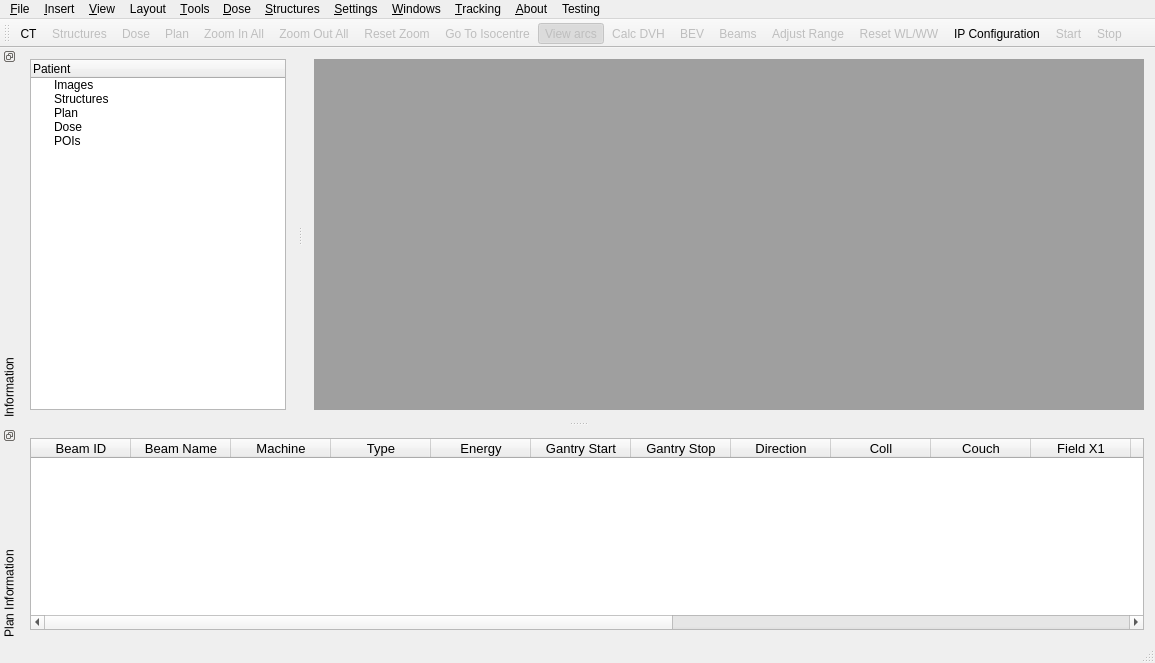
<?xml version="1.0" encoding="UTF-8"?>
<ui version="4.0">
 <class>MainWindow</class>
 <widget class="QMainWindow" name="MainWindow">
  <property name="geometry">
   <rect>
    <x>0</x>
    <y>0</y>
    <width>1155</width>
    <height>663</height>
   </rect>
  </property>
  <property name="sizePolicy">
   <sizepolicy hsizetype="Expanding" vsizetype="Expanding">
    <horstretch>0</horstretch>
    <verstretch>0</verstretch>
   </sizepolicy>
  </property>
  <property name="windowTitle">
   <string>KIMView  1.1.0</string>
  </property>
  <property name="windowIcon">
   <iconset resource="RC.qrc">
    <normaloff>:/Icons/Eye.png</normaloff>:/Icons/Eye.png</iconset>
  </property>
  <widget class="QWidget" name="centralWidget">
   <layout class="QGridLayout" name="gridLayout_2">
    <item row="0" column="0">
     <widget class="QMdiArea" name="mdiAreaView">
      <property name="contextMenuPolicy">
       <enum>Qt::ContextMenuPolicy::ActionsContextMenu</enum>
      </property>
      <property name="styleSheet">
       <string notr="true"/>
      </property>
      <property name="sizeAdjustPolicy">
       <enum>QAbstractScrollArea::SizeAdjustPolicy::AdjustToContents</enum>
      </property>
     </widget>
    </item>
   </layout>
  </widget>
  <widget class="QMenuBar" name="menuBar">
   <property name="geometry">
    <rect>
     <x>0</x>
     <y>0</y>
     <width>1155</width>
     <height>22</height>
    </rect>
   </property>
   <widget class="QMenu" name="menuFile">
    <property name="title">
     <string>&amp;File</string>
    </property>
    <widget class="QMenu" name="menuImport">
     <property name="title">
      <string>&amp;Import</string>
     </property>
     <addaction name="actionCT"/>
     <addaction name="actionStructures"/>
     <addaction name="actionDose"/>
     <addaction name="actionPlan"/>
    </widget>
    <addaction name="menuImport"/>
    <addaction name="actionClose_Patient"/>
   </widget>
   <widget class="QMenu" name="menuInsert">
    <property name="title">
     <string>&amp;Insert</string>
    </property>
   </widget>
   <widget class="QMenu" name="menuView">
    <property name="title">
     <string>&amp;View</string>
    </property>
    <addaction name="actionZoom_In_All"/>
    <addaction name="actionZoom_Out_All"/>
    <addaction name="actionReset_Zoom"/>
    <addaction name="actionGo_To_Isocentre"/>
    <addaction name="separator"/>
    <addaction name="separator"/>
    <addaction name="actionBEV"/>
    <addaction name="action3DView"/>
    <addaction name="separator"/>
    <addaction name="actionShowBeams"/>
    <addaction name="actionArcsView"/>
    <addaction name="actionShowDose"/>
    <addaction name="actionShowContours"/>
    <addaction name="separator"/>
    <addaction name="actionReset_WL_WW"/>
   </widget>
   <widget class="QMenu" name="menuTools">
    <property name="title">
     <string>&amp;Tools</string>
    </property>
    <addaction name="actionCalc_DVH"/>
    <addaction name="actionWL_WW"/>
   </widget>
   <widget class="QMenu" name="menuDose">
    <property name="title">
     <string>&amp;Dose</string>
    </property>
    <addaction name="actionAdjust_Range"/>
   </widget>
   <widget class="QMenu" name="menuHelp">
    <property name="title">
     <string>Testing</string>
    </property>
    <addaction name="actionRender_Bones"/>
    <addaction name="actionHello_UDP"/>
    <addaction name="actionMove_ROI"/>
    <addaction name="actionRotate_ROI"/>
    <addaction name="actionAdd_Arc"/>
    <addaction name="actionSend_UDP"/>
    <addaction name="actionUpdate_Dose"/>
    <addaction name="actionRecord_Screen"/>
   </widget>
   <widget class="QMenu" name="menuStructures">
    <property name="title">
     <string>&amp;Structures</string>
    </property>
    <addaction name="actionSphericity_Calc"/>
   </widget>
   <widget class="QMenu" name="menuWindows">
    <property name="title">
     <string>&amp;Windows</string>
    </property>
    <addaction name="actionInformation"/>
    <addaction name="actionPlan_Information"/>
   </widget>
   <widget class="QMenu" name="menuAbout">
    <property name="title">
     <string>&amp;About</string>
    </property>
    <addaction name="actionAbout_QT"/>
    <addaction name="actionAbout"/>
   </widget>
   <widget class="QMenu" name="menuSettings">
    <property name="title">
     <string>&amp;Settings</string>
    </property>
    <widget class="QMenu" name="menuThemes">
     <property name="title">
      <string>Themes</string>
     </property>
     <addaction name="actionAqua"/>
     <addaction name="actionDark"/>
     <addaction name="actionElegant_Dark"/>
     <addaction name="actionManjaro"/>
     <addaction name="actionMaterial_Dark"/>
     <addaction name="actionImageX"/>
    </widget>
    <addaction name="actionIP_COnfiguration"/>
    <addaction name="menuThemes"/>
   </widget>
   <widget class="QMenu" name="menuTracking">
    <property name="title">
     <string>&amp;Tracking</string>
    </property>
    <addaction name="actionStart"/>
    <addaction name="actionStop"/>
   </widget>
   <widget class="QMenu" name="menuLayout">
    <property name="title">
     <string>Layout</string>
    </property>
    <addaction name="actionTile_All"/>
    <addaction name="actionView1"/>
   </widget>
   <addaction name="menuFile"/>
   <addaction name="menuInsert"/>
   <addaction name="menuView"/>
   <addaction name="menuLayout"/>
   <addaction name="menuTools"/>
   <addaction name="menuDose"/>
   <addaction name="menuStructures"/>
   <addaction name="menuSettings"/>
   <addaction name="menuWindows"/>
   <addaction name="menuTracking"/>
   <addaction name="menuAbout"/>
   <addaction name="menuHelp"/>
  </widget>
  <widget class="QToolBar" name="mainToolBar">
   <property name="iconSize">
    <size>
     <width>24</width>
     <height>24</height>
    </size>
   </property>
   <attribute name="toolBarArea">
    <enum>TopToolBarArea</enum>
   </attribute>
   <attribute name="toolBarBreak">
    <bool>false</bool>
   </attribute>
   <addaction name="actionCT"/>
   <addaction name="actionStructures"/>
   <addaction name="actionDose"/>
   <addaction name="actionPlan"/>
   <addaction name="actionZoom_In_All"/>
   <addaction name="actionZoom_Out_All"/>
   <addaction name="actionReset_Zoom"/>
   <addaction name="actionGo_To_Isocentre"/>
   <addaction name="actionArcsView"/>
   <addaction name="actionCalc_DVH"/>
   <addaction name="actionBEV"/>
   <addaction name="actionShowBeams"/>
   <addaction name="actionAdjust_Range"/>
   <addaction name="actionReset_WL_WW"/>
   <addaction name="actionIP_COnfiguration"/>
   <addaction name="actionStart"/>
   <addaction name="actionStop"/>
  </widget>
  <widget class="QStatusBar" name="statusBar"/>
  <widget class="QDockWidget" name="dockWidget">
   <property name="minimumSize">
    <size>
     <width>200</width>
     <height>166</height>
    </size>
   </property>
   <property name="maximumSize">
    <size>
     <width>500</width>
     <height>524287</height>
    </size>
   </property>
   <property name="features">
    <set>QDockWidget::DockWidgetFeature::DockWidgetFloatable|QDockWidget::DockWidgetFeature::DockWidgetMovable|QDockWidget::DockWidgetFeature::DockWidgetVerticalTitleBar</set>
   </property>
   <property name="allowedAreas">
    <set>Qt::DockWidgetArea::AllDockWidgetAreas</set>
   </property>
   <property name="windowTitle">
    <string>Information</string>
   </property>
   <attribute name="dockWidgetArea">
    <number>1</number>
   </attribute>
   <widget class="QWidget" name="dockWidgetContents">
    <layout class="QGridLayout" name="gridLayout">
     <item row="0" column="0">
      <widget class="QTreeWidget" name="treeWidget">
       <property name="sizePolicy">
        <sizepolicy hsizetype="Preferred" vsizetype="Preferred">
         <horstretch>0</horstretch>
         <verstretch>0</verstretch>
        </sizepolicy>
       </property>
       <property name="maximumSize">
        <size>
         <width>500</width>
         <height>16777215</height>
        </size>
       </property>
       <property name="contextMenuPolicy">
        <enum>Qt::ContextMenuPolicy::CustomContextMenu</enum>
       </property>
       <property name="styleSheet">
        <string notr="true"/>
       </property>
       <property name="alternatingRowColors">
        <bool>false</bool>
       </property>
       <property name="wordWrap">
        <bool>true</bool>
       </property>
       <column>
        <property name="text">
         <string>Patient</string>
        </property>
        <property name="icon">
         <iconset resource="RC.qrc">
          <normaloff>:/Icons/Patient.png</normaloff>:/Icons/Patient.png</iconset>
        </property>
       </column>
       <item>
        <property name="text">
         <string>Images</string>
        </property>
        <property name="icon">
         <iconset resource="RC.qrc">
          <normaloff>:/Icons/CT.png</normaloff>:/Icons/CT.png</iconset>
        </property>
       </item>
       <item>
        <property name="text">
         <string>Structures</string>
        </property>
        <property name="icon">
         <iconset resource="RC.qrc">
          <normaloff>:/Icons/StructureSet.png</normaloff>:/Icons/StructureSet.png</iconset>
        </property>
       </item>
       <item>
        <property name="text">
         <string>Plan</string>
        </property>
        <property name="icon">
         <iconset resource="RC.qrc">
          <normaloff>:/Icons/Plan.png</normaloff>:/Icons/Plan.png</iconset>
        </property>
       </item>
       <item>
        <property name="text">
         <string>Dose</string>
        </property>
        <property name="icon">
         <iconset resource="RC.qrc">
          <normaloff>:/Icons/Dose.png</normaloff>:/Icons/Dose.png</iconset>
        </property>
       </item>
       <item>
        <property name="text">
         <string>POIs</string>
        </property>
        <property name="icon">
         <iconset resource="RC.qrc">
          <normaloff>:/Icons/POI.png</normaloff>:/Icons/POI.png</iconset>
        </property>
       </item>
      </widget>
     </item>
    </layout>
   </widget>
  </widget>
  <widget class="QDockWidget" name="dockWidget_2">
   <property name="features">
    <set>QDockWidget::DockWidgetFeature::DockWidgetFloatable|QDockWidget::DockWidgetFeature::DockWidgetMovable|QDockWidget::DockWidgetFeature::DockWidgetVerticalTitleBar</set>
   </property>
   <property name="windowTitle">
    <string>Plan Information</string>
   </property>
   <attribute name="dockWidgetArea">
    <number>8</number>
   </attribute>
   <widget class="QWidget" name="dockWidgetContents_2">
    <layout class="QGridLayout" name="gridLayout_3">
     <item row="0" column="0">
      <widget class="QTableWidget" name="tableWidget">
       <property name="enabled">
        <bool>true</bool>
       </property>
       <property name="font">
        <font>
         <pointsize>10</pointsize>
        </font>
       </property>
       <property name="toolTip">
        <string>&lt;html&gt;&lt;head/&gt;&lt;body&gt;&lt;p&gt;All distances are in cm&lt;/p&gt;&lt;/body&gt;&lt;/html&gt;</string>
       </property>
       <property name="inputMethodHints">
        <set>Qt::InputMethodHint::ImhNone</set>
       </property>
       <property name="alternatingRowColors">
        <bool>true</bool>
       </property>
       <property name="rowCount">
        <number>0</number>
       </property>
       <attribute name="verticalHeaderVisible">
        <bool>false</bool>
       </attribute>
       <column>
        <property name="text">
         <string>Beam ID</string>
        </property>
       </column>
       <column>
        <property name="text">
         <string>Beam Name</string>
        </property>
       </column>
       <column>
        <property name="text">
         <string>Machine</string>
        </property>
       </column>
       <column>
        <property name="text">
         <string>Type</string>
        </property>
       </column>
       <column>
        <property name="text">
         <string>Energy</string>
        </property>
       </column>
       <column>
        <property name="text">
         <string>Gantry Start</string>
        </property>
       </column>
       <column>
        <property name="text">
         <string>Gantry Stop</string>
        </property>
       </column>
       <column>
        <property name="text">
         <string>Direction</string>
        </property>
       </column>
       <column>
        <property name="text">
         <string>Coll</string>
        </property>
       </column>
       <column>
        <property name="text">
         <string>Couch</string>
        </property>
       </column>
       <column>
        <property name="text">
         <string>Field X1</string>
        </property>
       </column>
       <column>
        <property name="text">
         <string>Field X2</string>
        </property>
       </column>
       <column>
        <property name="text">
         <string>Field Y1</string>
        </property>
       </column>
       <column>
        <property name="text">
         <string>Field Y2</string>
        </property>
       </column>
       <column>
        <property name="text">
         <string>Isocentre (X)</string>
        </property>
       </column>
       <column>
        <property name="text">
         <string>Isocentre (Y)</string>
        </property>
       </column>
       <column>
        <property name="text">
         <string>Isocentre (Z)</string>
        </property>
       </column>
       <column>
        <property name="text">
         <string>SSD</string>
        </property>
       </column>
       <column>
        <property name="text">
         <string>MU</string>
        </property>
       </column>
      </widget>
     </item>
    </layout>
   </widget>
  </widget>
  <action name="actionZoom_In_All">
   <property name="enabled">
    <bool>false</bool>
   </property>
   <property name="icon">
    <iconset resource="RC.qrc">
     <normaloff>:/Icons/Zoom-In.png</normaloff>:/Icons/Zoom-In.png</iconset>
   </property>
   <property name="text">
    <string>Zoom &amp;In All</string>
   </property>
   <property name="shortcut">
    <string>Ctrl++</string>
   </property>
  </action>
  <action name="actionZoom_Out_All">
   <property name="enabled">
    <bool>false</bool>
   </property>
   <property name="icon">
    <iconset resource="RC.qrc">
     <normaloff>:/Icons/Zoom-Out.png</normaloff>:/Icons/Zoom-Out.png</iconset>
   </property>
   <property name="text">
    <string>Zoom &amp;Out All</string>
   </property>
   <property name="shortcut">
    <string>Ctrl+-</string>
   </property>
  </action>
  <action name="actionReset_Zoom">
   <property name="enabled">
    <bool>false</bool>
   </property>
   <property name="icon">
    <iconset resource="RC.qrc">
     <normaloff>:/Icons/Zoom-Reset.png</normaloff>:/Icons/Zoom-Reset.png</iconset>
   </property>
   <property name="text">
    <string>&amp;Reset Zoom</string>
   </property>
   <property name="shortcut">
    <string>Ctrl+0</string>
   </property>
  </action>
  <action name="actionShow_Origin">
   <property name="enabled">
    <bool>false</bool>
   </property>
   <property name="icon">
    <iconset theme="QIcon::ThemeIcon::CameraWeb">
     <normaloff>:/RC/Icons2/Origin.png</normaloff>:/RC/Icons2/Origin.png</iconset>
   </property>
   <property name="text">
    <string>Show Origin</string>
   </property>
   <property name="visible">
    <bool>true</bool>
   </property>
  </action>
  <action name="actionCT">
   <property name="icon">
    <iconset resource="RC.qrc">
     <normaloff>:/Icons/CT.png</normaloff>:/Icons/CT.png</iconset>
   </property>
   <property name="text">
    <string>&amp;CT</string>
   </property>
  </action>
  <action name="actionStructures">
   <property name="enabled">
    <bool>false</bool>
   </property>
   <property name="icon">
    <iconset resource="RC.qrc">
     <normaloff>:/Icons/StructureSet.png</normaloff>:/Icons/StructureSet.png</iconset>
   </property>
   <property name="text">
    <string>&amp;Structures</string>
   </property>
  </action>
  <action name="actionPlan">
   <property name="enabled">
    <bool>false</bool>
   </property>
   <property name="icon">
    <iconset resource="RC.qrc">
     <normaloff>:/Icons/Plan.png</normaloff>:/Icons/Plan.png</iconset>
   </property>
   <property name="text">
    <string>&amp;Plan</string>
   </property>
  </action>
  <action name="actionGo_To_Isocentre">
   <property name="enabled">
    <bool>false</bool>
   </property>
   <property name="icon">
    <iconset resource="RC.qrc">
     <normaloff>:/Icons/Isocentre.png</normaloff>:/Icons/Isocentre.png</iconset>
   </property>
   <property name="text">
    <string>&amp;Go To Isocentre</string>
   </property>
  </action>
  <action name="actionDose">
   <property name="enabled">
    <bool>false</bool>
   </property>
   <property name="icon">
    <iconset resource="RC.qrc">
     <normaloff>:/Icons/Dose.png</normaloff>:/Icons/Dose.png</iconset>
   </property>
   <property name="text">
    <string>&amp;Dose</string>
   </property>
  </action>
  <action name="actionBEV">
   <property name="checkable">
    <bool>true</bool>
   </property>
   <property name="enabled">
    <bool>false</bool>
   </property>
   <property name="icon">
    <iconset resource="RC.qrc">
     <normaloff>:/Icons/BEV.PNG</normaloff>:/Icons/BEV.PNG</iconset>
   </property>
   <property name="text">
    <string>&amp;BEV</string>
   </property>
   <property name="toolTip">
    <string>Show BEV for selected beam</string>
   </property>
  </action>
  <action name="action3DView">
   <property name="enabled">
    <bool>false</bool>
   </property>
   <property name="icon">
    <iconset resource="RC.qrc">
     <normaloff>:/Icons/Rotate3D.png</normaloff>:/Icons/Rotate3D.png</iconset>
   </property>
   <property name="text">
    <string>&amp;3DView</string>
   </property>
  </action>
  <action name="actionClose_Patient">
   <property name="icon">
    <iconset>
     <normaloff>:/RC/Icons1/delete.png</normaloff>:/RC/Icons1/delete.png</iconset>
   </property>
   <property name="text">
    <string>&amp;Close Patient</string>
   </property>
  </action>
  <action name="actionShowBeams">
   <property name="enabled">
    <bool>false</bool>
   </property>
   <property name="icon">
    <iconset resource="RC.qrc">
     <normaloff>:/Icons/Beam.png</normaloff>:/Icons/Beam.png</iconset>
   </property>
   <property name="text">
    <string>&amp;Beams</string>
   </property>
   <property name="toolTip">
    <string>Toggle Beams</string>
   </property>
  </action>
  <action name="actionShowDose">
   <property name="enabled">
    <bool>false</bool>
   </property>
   <property name="icon">
    <iconset resource="RC.qrc">
     <normaloff>:/Icons/Dose.png</normaloff>:/Icons/Dose.png</iconset>
   </property>
   <property name="text">
    <string>&amp;Dose</string>
   </property>
   <property name="toolTip">
    <string>Toggle Dose</string>
   </property>
  </action>
  <action name="actionShowContours">
   <property name="enabled">
    <bool>false</bool>
   </property>
   <property name="icon">
    <iconset resource="RC.qrc">
     <normaloff>:/Icons/Polygon.png</normaloff>:/Icons/Polygon.png</iconset>
   </property>
   <property name="text">
    <string>&amp;Contours</string>
   </property>
   <property name="toolTip">
    <string>Toggle Contours</string>
   </property>
  </action>
  <action name="actionInformation">
   <property name="checkable">
    <bool>true</bool>
   </property>
   <property name="checked">
    <bool>true</bool>
   </property>
   <property name="icon">
    <iconset resource="RC.qrc">
     <normaloff>:/Icons/Patient.png</normaloff>:/Icons/Patient.png</iconset>
   </property>
   <property name="text">
    <string>&amp;Information</string>
   </property>
  </action>
  <action name="actionPlan_Information">
   <property name="checkable">
    <bool>true</bool>
   </property>
   <property name="checked">
    <bool>false</bool>
   </property>
   <property name="icon">
    <iconset resource="RC.qrc">
     <normaloff>:/Icons/Plan.png</normaloff>:/Icons/Plan.png</iconset>
   </property>
   <property name="text">
    <string>&amp;Plan Information</string>
   </property>
  </action>
  <action name="actionCalc_DVH">
   <property name="enabled">
    <bool>false</bool>
   </property>
   <property name="icon">
    <iconset resource="RC.qrc">
     <normaloff>:/Icons/Charts.png</normaloff>:/Icons/Charts.png</iconset>
   </property>
   <property name="text">
    <string>&amp;Calc DVH</string>
   </property>
  </action>
  <action name="actionAdjust_Range">
   <property name="enabled">
    <bool>false</bool>
   </property>
   <property name="icon">
    <iconset resource="RC.qrc">
     <normaloff>:/Icons/Color.png</normaloff>:/Icons/Color.png</iconset>
   </property>
   <property name="text">
    <string>&amp;Adjust Range</string>
   </property>
   <property name="toolTip">
    <string>Adjust dose range</string>
   </property>
  </action>
  <action name="actionReset_WL_WW">
   <property name="enabled">
    <bool>false</bool>
   </property>
   <property name="icon">
    <iconset resource="RC.qrc">
     <normaloff>:/Icons/Contrast.png</normaloff>:/Icons/Contrast.png</iconset>
   </property>
   <property name="text">
    <string>Reset &amp;WL/WW</string>
   </property>
   <property name="shortcut">
    <string>Ctrl+C</string>
   </property>
  </action>
  <action name="actionRender_Bones">
   <property name="icon">
    <iconset resource="RC.qrc">
     <normaloff>:/Icons/Bones.png</normaloff>:/Icons/Bones.png</iconset>
   </property>
   <property name="text">
    <string>Render Bones</string>
   </property>
  </action>
  <action name="actionHello_UDP">
   <property name="checkable">
    <bool>true</bool>
   </property>
   <property name="text">
    <string>Hello UDP</string>
   </property>
  </action>
  <action name="actionMove_ROI">
   <property name="text">
    <string>Move ROI</string>
   </property>
  </action>
  <action name="actionRotate_ROI">
   <property name="text">
    <string>Chart</string>
   </property>
  </action>
  <action name="actionAdd_Arc">
   <property name="text">
    <string>Add Arc</string>
   </property>
  </action>
  <action name="actionSend_UDP">
   <property name="text">
    <string>Send UDP</string>
   </property>
  </action>
  <action name="actionAbout_QT">
   <property name="icon">
    <iconset resource="RC.qrc">
     <normaloff>:/Icons/Qt.png</normaloff>:/Icons/Qt.png</iconset>
   </property>
   <property name="text">
    <string>About  &amp;QT</string>
   </property>
  </action>
  <action name="actionIP_COnfiguration">
   <property name="icon">
    <iconset resource="RC.qrc">
     <normaloff>:/Icons/Phone.png</normaloff>:/Icons/Phone.png</iconset>
   </property>
   <property name="text">
    <string>&amp;IP Configuration</string>
   </property>
  </action>
  <action name="actionStart">
   <property name="enabled">
    <bool>false</bool>
   </property>
   <property name="icon">
    <iconset resource="RC.qrc">
     <normaloff>:/Icons/Start.png</normaloff>:/Icons/Start.png</iconset>
   </property>
   <property name="text">
    <string>&amp;Start</string>
   </property>
   <property name="toolTip">
    <string>Start tracking</string>
   </property>
  </action>
  <action name="actionStop">
   <property name="enabled">
    <bool>false</bool>
   </property>
   <property name="icon">
    <iconset resource="RC.qrc">
     <normaloff>:/Icons/Stop.png</normaloff>:/Icons/Stop.png</iconset>
   </property>
   <property name="text">
    <string>&amp;Stop</string>
   </property>
   <property name="toolTip">
    <string>Stop tracking</string>
   </property>
  </action>
  <action name="actionWL_WW">
   <property name="enabled">
    <bool>false</bool>
   </property>
   <property name="icon">
    <iconset resource="RC.qrc">
     <normaloff>:/Icons/Contrast.png</normaloff>:/Icons/Contrast.png</iconset>
   </property>
   <property name="text">
    <string>&amp;WL/WW</string>
   </property>
  </action>
  <action name="actionAbout">
   <property name="icon">
    <iconset resource="RC.qrc">
     <normaloff>:/Icons/About.png</normaloff>:/Icons/About.png</iconset>
   </property>
   <property name="text">
    <string>About &amp;KIMView</string>
   </property>
  </action>
  <action name="actionArcsView">
   <property name="checkable">
    <bool>true</bool>
   </property>
   <property name="checked">
    <bool>true</bool>
   </property>
   <property name="enabled">
    <bool>false</bool>
   </property>
   <property name="icon">
    <iconset resource="RC.qrc">
     <normaloff>:/Icons/Arcs.png</normaloff>:/Icons/Arcs.png</iconset>
   </property>
   <property name="text">
    <string>View &amp;arcs</string>
   </property>
  </action>
  <action name="actionUpdate_Dose">
   <property name="text">
    <string>Update Dose</string>
   </property>
  </action>
  <action name="actionAqua">
   <property name="text">
    <string>Aqua</string>
   </property>
  </action>
  <action name="actionDark">
   <property name="text">
    <string>Dark</string>
   </property>
  </action>
  <action name="actionElegant_Dark">
   <property name="text">
    <string>Elegant Dark</string>
   </property>
  </action>
  <action name="actionManjaro">
   <property name="text">
    <string>Manjaro</string>
   </property>
  </action>
  <action name="actionMaterial_Dark">
   <property name="text">
    <string>Material Dark</string>
   </property>
  </action>
  <action name="actionImageX">
   <property name="text">
    <string>ImageX</string>
   </property>
  </action>
  <action name="actionView1">
   <property name="icon">
    <iconset resource="RC.qrc">
     <normaloff>:/Icons/View1.png</normaloff>:/Icons/View1.png</iconset>
   </property>
   <property name="text">
    <string>View 1</string>
   </property>
  </action>
  <action name="actionTile_All">
   <property name="icon">
    <iconset resource="RC.qrc">
     <normaloff>:/Icons/Tile.png</normaloff>:/Icons/Tile.png</iconset>
   </property>
   <property name="text">
    <string>Tile All</string>
   </property>
  </action>
  <action name="actionSphericity_Calc">
   <property name="icon">
    <iconset resource="RC.qrc">
     <normaloff>:/Icons/Sphere.png</normaloff>:/Icons/Sphere.png</iconset>
   </property>
   <property name="text">
    <string>Sphericity Calc</string>
   </property>
  </action>
  <action name="actionRecord_Screen">
   <property name="text">
    <string>Record Screen</string>
   </property>
  </action>
 </widget>
 <layoutdefault spacing="6" margin="11"/>
 <resources>
  <include location="RC.qrc"/>
 </resources>
 <connections/>
</ui>
